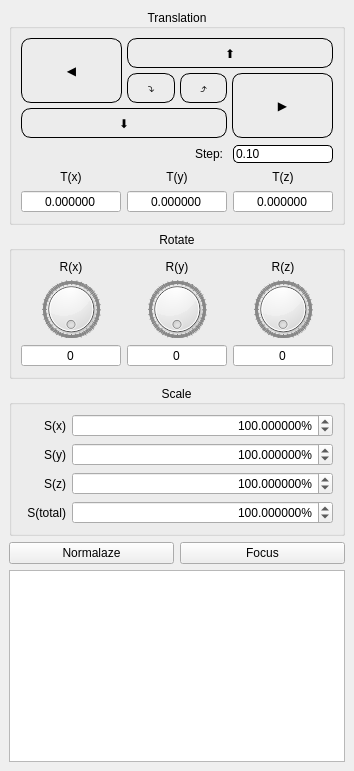
  <widget class="QDockWidget" name="dockWidget_transformation">
   <property name="maximumSize">
    <size>
     <width>500</width>
     <height>524287</height>
    </size>
   </property>
   <property name="features">
    <set>QDockWidget::DockWidgetClosable|QDockWidget::DockWidgetFloatable|QDockWidget::DockWidgetMovable</set>
   </property>
   <property name="allowedAreas">
    <set>Qt::LeftDockWidgetArea|Qt::RightDockWidgetArea</set>
   </property>
   <property name="windowTitle">
    <string>Object transformation</string>
   </property>
   <attribute name="dockWidgetArea">
    <number>1</number>
   </attribute>
   <widget class="QWidget" name="dockWidgetContents_transformation">
    <layout class="QVBoxLayout" name="verticalLayout_2">
     <item>
      <widget class="QGroupBox" name="gb_translation">
       <property name="sizePolicy">
        <sizepolicy hsizetype="Preferred" vsizetype="Preferred">
         <horstretch>0</horstretch>
         <verstretch>0</verstretch>
        </sizepolicy>
       </property>
       <property name="minimumSize">
        <size>
         <width>0</width>
         <height>0</height>
        </size>
       </property>
       <property name="maximumSize">
        <size>
         <width>500</width>
         <height>16777215</height>
        </size>
       </property>
       <property name="styleSheet">
        <string notr="true"/>
       </property>
       <property name="title">
        <string>Translation</string>
       </property>
       <property name="alignment">
        <set>Qt::AlignCenter</set>
       </property>
       <layout class="QVBoxLayout" name="verticalLayout_8">
        <item>
         <layout class="QGridLayout" name="gridLayout">
          <property name="spacing">
           <number>5</number>
          </property>
          <item row="2" column="0" colspan="2">
           <widget class="QPushButton" name="btn_translation_dy">
            <property name="sizePolicy">
             <sizepolicy hsizetype="Preferred" vsizetype="Preferred">
              <horstretch>0</horstretch>
              <verstretch>0</verstretch>
             </sizepolicy>
            </property>
            <property name="minimumSize">
             <size>
              <width>0</width>
              <height>30</height>
             </size>
            </property>
            <property name="styleSheet">
             <string notr="true">QPushButton {
	border: 1px solid black;
	border-radius:  10px;
}

QPushButton:pressed {
	border: 2px solid black;
}
</string>
            </property>
            <property name="text">
             <string>⬇</string>
            </property>
            <attribute name="buttonGroup">
             <string notr="true">bg_translate</string>
            </attribute>
           </widget>
          </item>
          <item row="1" column="1">
           <layout class="QHBoxLayout" name="horizontalLayout_2">
            <item>
             <widget class="QPushButton" name="btn_translate_bz">
              <property name="sizePolicy">
               <sizepolicy hsizetype="Preferred" vsizetype="Preferred">
                <horstretch>0</horstretch>
                <verstretch>0</verstretch>
               </sizepolicy>
              </property>
              <property name="styleSheet">
               <string notr="true">QPushButton {
	border: 1px solid black;
	border-radius:  10px;
}

QPushButton:pressed {
	border: 2px solid black;
}
</string>
              </property>
              <property name="text">
               <string>⤵</string>
              </property>
              <attribute name="buttonGroup">
               <string notr="true">bg_translate</string>
              </attribute>
             </widget>
            </item>
            <item>
             <widget class="QPushButton" name="btn_translate_fz">
              <property name="sizePolicy">
               <sizepolicy hsizetype="Preferred" vsizetype="Preferred">
                <horstretch>0</horstretch>
                <verstretch>0</verstretch>
               </sizepolicy>
              </property>
              <property name="minimumSize">
               <size>
                <width>0</width>
                <height>30</height>
               </size>
              </property>
              <property name="styleSheet">
               <string notr="true">QPushButton {
	border: 1px solid black;
	border-radius:  10px;
}

QPushButton:pressed {
	border: 2px solid black;
}
</string>
              </property>
              <property name="text">
               <string>⤴</string>
              </property>
              <attribute name="buttonGroup">
               <string notr="true">bg_translate</string>
              </attribute>
             </widget>
            </item>
           </layout>
          </item>
          <item row="0" column="1" colspan="2">
           <widget class="QPushButton" name="btn_translation_uy">
            <property name="sizePolicy">
             <sizepolicy hsizetype="Preferred" vsizetype="Preferred">
              <horstretch>0</horstretch>
              <verstretch>0</verstretch>
             </sizepolicy>
            </property>
            <property name="minimumSize">
             <size>
              <width>0</width>
              <height>30</height>
             </size>
            </property>
            <property name="styleSheet">
             <string notr="true">QPushButton {
	border: 1px solid black;
	border-radius:  10px;
}

QPushButton:pressed {
	border: 2px solid black;
}
</string>
            </property>
            <property name="text">
             <string>⬆</string>
            </property>
            <attribute name="buttonGroup">
             <string notr="true">bg_translate</string>
            </attribute>
           </widget>
          </item>
          <item row="0" column="0" rowspan="2">
           <widget class="QPushButton" name="btn_translation_lx">
            <property name="sizePolicy">
             <sizepolicy hsizetype="Preferred" vsizetype="Preferred">
              <horstretch>0</horstretch>
              <verstretch>0</verstretch>
             </sizepolicy>
            </property>
            <property name="minimumSize">
             <size>
              <width>0</width>
              <height>50</height>
             </size>
            </property>
            <property name="styleSheet">
             <string notr="true">QPushButton {
	border: 1px solid black;
	border-radius:  10px;
}

QPushButton:pressed {
	border: 2px solid black;
}
</string>
            </property>
            <property name="text">
             <string>◀</string>
            </property>
            <attribute name="buttonGroup">
             <string notr="true">bg_translate</string>
            </attribute>
           </widget>
          </item>
          <item row="1" column="2" rowspan="2">
           <widget class="QPushButton" name="btn_translation_rx">
            <property name="sizePolicy">
             <sizepolicy hsizetype="Preferred" vsizetype="Preferred">
              <horstretch>0</horstretch>
              <verstretch>0</verstretch>
             </sizepolicy>
            </property>
            <property name="minimumSize">
             <size>
              <width>0</width>
              <height>50</height>
             </size>
            </property>
            <property name="styleSheet">
             <string notr="true">QPushButton {
	border: 1px solid black;
	border-radius:  10px;
}

QPushButton:pressed {
	border: 2px solid black;
}
</string>
            </property>
            <property name="text">
             <string>▶</string>
            </property>
            <property name="iconSize">
             <size>
              <width>16</width>
              <height>16</height>
             </size>
            </property>
            <attribute name="buttonGroup">
             <string notr="true">bg_translate</string>
            </attribute>
           </widget>
          </item>
         </layout>
        </item>
        <item>
         <layout class="QHBoxLayout" name="hbl_translate_step">
          <item>
           <spacer name="horizontalSpacer">
            <property name="orientation">
             <enum>Qt::Horizontal</enum>
            </property>
            <property name="sizeHint" stdset="0">
             <size>
              <width>40</width>
              <height>20</height>
             </size>
            </property>
           </spacer>
          </item>
          <item>
           <widget class="QLabel" name="lbl_translate_step">
            <property name="maximumSize">
             <size>
              <width>16777215</width>
              <height>16777215</height>
             </size>
            </property>
            <property name="text">
             <string>Step: </string>
            </property>
           </widget>
          </item>
          <item>
           <widget class="QDoubleSpinBox" name="dsb_translate_step">
            <property name="minimumSize">
             <size>
              <width>100</width>
              <height>0</height>
             </size>
            </property>
            <property name="styleSheet">
             <string notr="true">QDoubleSpinBox {
	border: 1px solid black;
	border-radius: 5px;
}</string>
            </property>
            <property name="buttonSymbols">
             <enum>QAbstractSpinBox::NoButtons</enum>
            </property>
            <property name="singleStep">
             <double>0.010000000000000</double>
            </property>
            <property name="value">
             <double>0.100000000000000</double>
            </property>
           </widget>
          </item>
         </layout>
        </item>
        <item>
         <layout class="QGridLayout" name="gridLayout_2">
          <item row="0" column="6">
           <widget class="QLabel" name="lbl_translate_z">
            <property name="text">
             <string>T(z)</string>
            </property>
            <property name="alignment">
             <set>Qt::AlignCenter</set>
            </property>
           </widget>
          </item>
          <item row="0" column="4">
           <widget class="QLabel" name="lbl_translate_x">
            <property name="text">
             <string>T(x)</string>
            </property>
            <property name="alignment">
             <set>Qt::AlignCenter</set>
            </property>
           </widget>
          </item>
          <item row="0" column="5">
           <widget class="QLabel" name="lbl_translate_y">
            <property name="text">
             <string>T(y)</string>
            </property>
            <property name="alignment">
             <set>Qt::AlignCenter</set>
            </property>
           </widget>
          </item>
          <item row="1" column="4">
           <widget class="QDoubleSpinBox" name="SetTranslateX">
            <property name="alignment">
             <set>Qt::AlignCenter</set>
            </property>
            <property name="buttonSymbols">
             <enum>QAbstractSpinBox::NoButtons</enum>
            </property>
            <property name="accelerated">
             <bool>false</bool>
            </property>
            <property name="decimals">
             <number>6</number>
            </property>
            <property name="minimum">
             <double>-1000.000000000000000</double>
            </property>
            <property name="maximum">
             <double>1000.000000000000000</double>
            </property>
            <property name="singleStep">
             <double>0.100000000000000</double>
            </property>
           </widget>
          </item>
          <item row="1" column="5">
           <widget class="QDoubleSpinBox" name="SetTranslateY">
            <property name="alignment">
             <set>Qt::AlignCenter</set>
            </property>
            <property name="buttonSymbols">
             <enum>QAbstractSpinBox::NoButtons</enum>
            </property>
            <property name="decimals">
             <number>6</number>
            </property>
            <property name="minimum">
             <double>-1000.000000000000000</double>
            </property>
            <property name="maximum">
             <double>1000.000000000000000</double>
            </property>
            <property name="singleStep">
             <double>0.100000000000000</double>
            </property>
           </widget>
          </item>
          <item row="1" column="6">
           <widget class="QDoubleSpinBox" name="SetTranslateZ">
            <property name="alignment">
             <set>Qt::AlignCenter</set>
            </property>
            <property name="buttonSymbols">
             <enum>QAbstractSpinBox::NoButtons</enum>
            </property>
            <property name="decimals">
             <number>6</number>
            </property>
            <property name="minimum">
             <double>-1000.000000000000000</double>
            </property>
            <property name="maximum">
             <double>1000.000000000000000</double>
            </property>
            <property name="singleStep">
             <double>0.100000000000000</double>
            </property>
           </widget>
          </item>
         </layout>
        </item>
       </layout>
      </widget>
     </item>
     <item>
      <widget class="QGroupBox" name="gb_rotate">
       <property name="title">
        <string>Rotate</string>
       </property>
       <property name="alignment">
        <set>Qt::AlignCenter</set>
       </property>
       <layout class="QVBoxLayout" name="verticalLayout_3">
        <item>
         <layout class="QHBoxLayout" name="horizontalLayout_5">
          <item>
           <layout class="QVBoxLayout" name="vbl_rotate_x">
            <item>
             <widget class="QLabel" name="lbl_rotate_x">
              <property name="text">
               <string>R(x)</string>
              </property>
              <property name="alignment">
               <set>Qt::AlignCenter</set>
              </property>
             </widget>
            </item>
            <item>
             <widget class="QDial" name="SetRotateX">
              <property name="maximumSize">
               <size>
                <width>16777215</width>
                <height>58</height>
               </size>
              </property>
              <property name="cursor">
               <cursorShape>PointingHandCursor</cursorShape>
              </property>
              <property name="mouseTracking">
               <bool>true</bool>
              </property>
              <property name="tabletTracking">
               <bool>false</bool>
              </property>
              <property name="whatsThis">
               <string>RotateX</string>
              </property>
              <property name="maximum">
               <number>359</number>
              </property>
              <property name="tracking">
               <bool>true</bool>
              </property>
              <property name="invertedAppearance">
               <bool>false</bool>
              </property>
              <property name="invertedControls">
               <bool>false</bool>
              </property>
              <property name="wrapping">
               <bool>true</bool>
              </property>
              <property name="notchTarget">
               <double>1.000000000000000</double>
              </property>
              <property name="notchesVisible">
               <bool>true</bool>
              </property>
             </widget>
            </item>
            <item>
             <widget class="QSpinBox" name="spb_rotate_x">
              <property name="alignment">
               <set>Qt::AlignCenter</set>
              </property>
              <property name="buttonSymbols">
               <enum>QAbstractSpinBox::NoButtons</enum>
              </property>
              <property name="minimum">
               <number>0</number>
              </property>
              <property name="maximum">
               <number>359</number>
              </property>
              <property name="singleStep">
               <number>1</number>
              </property>
              <property name="value">
               <number>0</number>
              </property>
             </widget>
            </item>
           </layout>
          </item>
          <item>
           <layout class="QVBoxLayout" name="vbl_rotate_y">
            <item>
             <widget class="QLabel" name="lbl_rotate_y">
              <property name="text">
               <string>R(y)</string>
              </property>
              <property name="alignment">
               <set>Qt::AlignCenter</set>
              </property>
             </widget>
            </item>
            <item>
             <widget class="QDial" name="SetRotateY">
              <property name="maximumSize">
               <size>
                <width>16777215</width>
                <height>58</height>
               </size>
              </property>
              <property name="cursor">
               <cursorShape>PointingHandCursor</cursorShape>
              </property>
              <property name="mouseTracking">
               <bool>true</bool>
              </property>
              <property name="tabletTracking">
               <bool>false</bool>
              </property>
              <property name="whatsThis">
               <string>RotateY</string>
              </property>
              <property name="maximum">
               <number>359</number>
              </property>
              <property name="tracking">
               <bool>true</bool>
              </property>
              <property name="invertedAppearance">
               <bool>false</bool>
              </property>
              <property name="invertedControls">
               <bool>false</bool>
              </property>
              <property name="wrapping">
               <bool>true</bool>
              </property>
              <property name="notchTarget">
               <double>1.000000000000000</double>
              </property>
              <property name="notchesVisible">
               <bool>true</bool>
              </property>
             </widget>
            </item>
            <item>
             <widget class="QSpinBox" name="spb_rotate_y">
              <property name="alignment">
               <set>Qt::AlignCenter</set>
              </property>
              <property name="buttonSymbols">
               <enum>QAbstractSpinBox::NoButtons</enum>
              </property>
              <property name="accelerated">
               <bool>false</bool>
              </property>
              <property name="minimum">
               <number>0</number>
              </property>
              <property name="maximum">
               <number>359</number>
              </property>
              <property name="singleStep">
               <number>1</number>
              </property>
              <property name="value">
               <number>0</number>
              </property>
             </widget>
            </item>
           </layout>
          </item>
          <item>
           <layout class="QVBoxLayout" name="vbl_rotate_z">
            <item>
             <widget class="QLabel" name="lbl_rotate_z">
              <property name="text">
               <string>R(z)</string>
              </property>
              <property name="alignment">
               <set>Qt::AlignCenter</set>
              </property>
             </widget>
            </item>
            <item>
             <widget class="QDial" name="SetRotateZ">
              <property name="maximumSize">
               <size>
                <width>16777215</width>
                <height>58</height>
               </size>
              </property>
              <property name="cursor">
               <cursorShape>PointingHandCursor</cursorShape>
              </property>
              <property name="mouseTracking">
               <bool>true</bool>
              </property>
              <property name="tabletTracking">
               <bool>false</bool>
              </property>
              <property name="whatsThis">
               <string>RotateZ</string>
              </property>
              <property name="styleSheet">
               <string notr="true"/>
              </property>
              <property name="maximum">
               <number>359</number>
              </property>
              <property name="tracking">
               <bool>true</bool>
              </property>
              <property name="orientation">
               <enum>Qt::Horizontal</enum>
              </property>
              <property name="invertedAppearance">
               <bool>false</bool>
              </property>
              <property name="invertedControls">
               <bool>false</bool>
              </property>
              <property name="wrapping">
               <bool>true</bool>
              </property>
              <property name="notchTarget">
               <double>1.000000000000000</double>
              </property>
              <property name="notchesVisible">
               <bool>true</bool>
              </property>
             </widget>
            </item>
            <item>
             <widget class="QSpinBox" name="spb_rotate_z">
              <property name="alignment">
               <set>Qt::AlignCenter</set>
              </property>
              <property name="buttonSymbols">
               <enum>QAbstractSpinBox::NoButtons</enum>
              </property>
              <property name="maximum">
               <number>359</number>
              </property>
             </widget>
            </item>
           </layout>
          </item>
         </layout>
        </item>
       </layout>
      </widget>
     </item>
     <item>
      <widget class="QGroupBox" name="gb_scale">
       <property name="title">
        <string>Scale</string>
       </property>
       <property name="alignment">
        <set>Qt::AlignCenter</set>
       </property>
       <layout class="QVBoxLayout" name="verticalLayout_4">
        <item>
         <layout class="QHBoxLayout" name="horizontalLayout_6">
          <item>
           <widget class="QLabel" name="lbl_scale_x">
            <property name="minimumSize">
             <size>
              <width>45</width>
              <height>0</height>
             </size>
            </property>
            <property name="maximumSize">
             <size>
              <width>0</width>
              <height>16777215</height>
             </size>
            </property>
            <property name="text">
             <string>S(x)</string>
            </property>
            <property name="alignment">
             <set>Qt::AlignRight|Qt::AlignTrailing|Qt::AlignVCenter</set>
            </property>
           </widget>
          </item>
          <item>
           <widget class="QDoubleSpinBox" name="SetScaleX">
            <property name="whatsThis">
             <string>ScaleX</string>
            </property>
            <property name="alignment">
             <set>Qt::AlignRight|Qt::AlignTrailing|Qt::AlignVCenter</set>
            </property>
            <property name="suffix">
             <string>%</string>
            </property>
            <property name="decimals">
             <number>6</number>
            </property>
            <property name="minimum">
             <double>0.000000000000000</double>
            </property>
            <property name="maximum">
             <double>100000.000000000000000</double>
            </property>
            <property name="singleStep">
             <double>0.100000000000000</double>
            </property>
            <property name="value">
             <double>100.000000000000000</double>
            </property>
           </widget>
          </item>
         </layout>
        </item>
        <item>
         <layout class="QHBoxLayout" name="horizontalLayout_7">
          <item>
           <widget class="QLabel" name="lbl_scale_y">
            <property name="minimumSize">
             <size>
              <width>45</width>
              <height>0</height>
             </size>
            </property>
            <property name="maximumSize">
             <size>
              <width>0</width>
              <height>16777215</height>
             </size>
            </property>
            <property name="text">
             <string>S(y)</string>
            </property>
            <property name="alignment">
             <set>Qt::AlignRight|Qt::AlignTrailing|Qt::AlignVCenter</set>
            </property>
           </widget>
          </item>
          <item>
           <widget class="QDoubleSpinBox" name="SetScaleY">
            <property name="whatsThis">
             <string>ScaleY</string>
            </property>
            <property name="alignment">
             <set>Qt::AlignRight|Qt::AlignTrailing|Qt::AlignVCenter</set>
            </property>
            <property name="suffix">
             <string>%</string>
            </property>
            <property name="decimals">
             <number>6</number>
            </property>
            <property name="minimum">
             <double>0.000000000000000</double>
            </property>
            <property name="maximum">
             <double>100000.000000000000000</double>
            </property>
            <property name="singleStep">
             <double>0.100000000000000</double>
            </property>
            <property name="value">
             <double>100.000000000000000</double>
            </property>
           </widget>
          </item>
         </layout>
        </item>
        <item>
         <layout class="QHBoxLayout" name="horizontalLayout_8">
          <item>
           <widget class="QLabel" name="lbl_scale_z">
            <property name="minimumSize">
             <size>
              <width>45</width>
              <height>0</height>
             </size>
            </property>
            <property name="maximumSize">
             <size>
              <width>0</width>
              <height>16777215</height>
             </size>
            </property>
            <property name="text">
             <string>S(z)</string>
            </property>
            <property name="alignment">
             <set>Qt::AlignRight|Qt::AlignTrailing|Qt::AlignVCenter</set>
            </property>
           </widget>
          </item>
          <item>
           <widget class="QDoubleSpinBox" name="SetScaleZ">
            <property name="whatsThis">
             <string>ScaleZ</string>
            </property>
            <property name="alignment">
             <set>Qt::AlignRight|Qt::AlignTrailing|Qt::AlignVCenter</set>
            </property>
            <property name="suffix">
             <string>%</string>
            </property>
            <property name="decimals">
             <number>6</number>
            </property>
            <property name="minimum">
             <double>0.000000000000000</double>
            </property>
            <property name="maximum">
             <double>100000.000000000000000</double>
            </property>
            <property name="singleStep">
             <double>0.100000000000000</double>
            </property>
            <property name="value">
             <double>100.000000000000000</double>
            </property>
           </widget>
          </item>
         </layout>
        </item>
        <item>
         <layout class="QHBoxLayout" name="horizontalLayout_9">
          <item>
           <widget class="QLabel" name="lbl_scale_total">
            <property name="minimumSize">
             <size>
              <width>45</width>
              <height>0</height>
             </size>
            </property>
            <property name="maximumSize">
             <size>
              <width>0</width>
              <height>16777215</height>
             </size>
            </property>
            <property name="text">
             <string>S(total)</string>
            </property>
            <property name="alignment">
             <set>Qt::AlignRight|Qt::AlignTrailing|Qt::AlignVCenter</set>
            </property>
           </widget>
          </item>
          <item>
           <widget class="QDoubleSpinBox" name="SetScaleTotal">
            <property name="whatsThis">
             <string>ScaleTotal</string>
            </property>
            <property name="alignment">
             <set>Qt::AlignRight|Qt::AlignTrailing|Qt::AlignVCenter</set>
            </property>
            <property name="suffix">
             <string>%</string>
            </property>
            <property name="decimals">
             <number>6</number>
            </property>
            <property name="minimum">
             <double>0.000000000000000</double>
            </property>
            <property name="maximum">
             <double>100000.000000000000000</double>
            </property>
            <property name="singleStep">
             <double>0.100000000000000</double>
            </property>
            <property name="value">
             <double>100.000000000000000</double>
            </property>
           </widget>
          </item>
         </layout>
        </item>
       </layout>
      </widget>
     </item>
     <item>
      <layout class="QGridLayout" name="gridLayout_3">
       <item row="1" column="0" colspan="2">
        <widget class="QTreeView" name="treeView">
         <property name="minimumSize">
          <size>
           <width>0</width>
           <height>100</height>
          </size>
         </property>
         <property name="layoutDirection">
          <enum>Qt::LeftToRight</enum>
         </property>
         <property name="sizeAdjustPolicy">
          <enum>QAbstractScrollArea::AdjustIgnored</enum>
         </property>
         <property name="dragDropMode">
          <enum>QAbstractItemView::NoDragDrop</enum>
         </property>
         <property name="selectionBehavior">
          <enum>QAbstractItemView::SelectItems</enum>
         </property>
         <property name="iconSize">
          <size>
           <width>50</width>
           <height>50</height>
          </size>
         </property>
         <attribute name="headerMinimumSectionSize">
          <number>50</number>
         </attribute>
         <attribute name="headerDefaultSectionSize">
          <number>50</number>
         </attribute>
         <attribute name="headerStretchLastSection">
          <bool>true</bool>
         </attribute>
        </widget>
       </item>
       <item row="0" column="0">
        <widget class="QPushButton" name="btn_normalaze">
         <property name="text">
          <string>Normalaze</string>
         </property>
        </widget>
       </item>
       <item row="0" column="1">
        <widget class="QPushButton" name="btn_focus">
         <property name="text">
          <string>Focus</string>
         </property>
        </widget>
       </item>
      </layout>
     </item>
    </layout>
   </widget>
  </widget>
